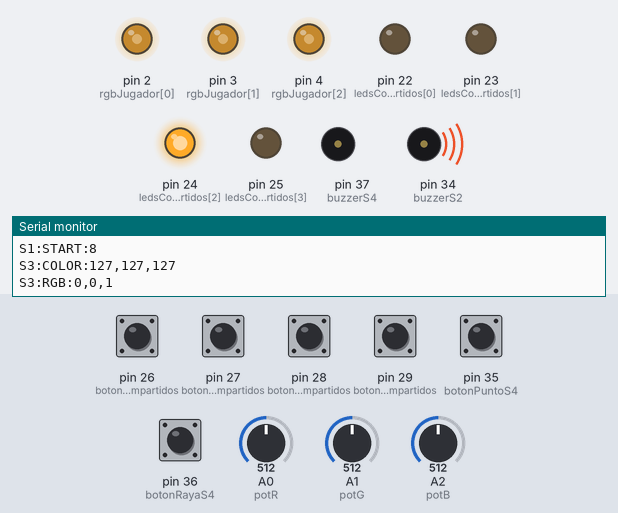
The sketch below on a simulated Arduino Mega 2560, built with avr-gcc and run on an emulated ATmega2560. On the bench: output pins drawn as LEDs (lit = HIGH), buzzer (waves = sounding, pin HIGH), the last lines printed to the serial monitor. Dashed ring = blinking. The inputs (shaded band) are chosen by the test bench; at power-on: pin 26 (botonesCompartidos), pin 27 (botonesCompartidos), pin 28 (botonesCompartidos), pin 29 (botonesCompartidos), pin 35 (botonPuntoS4), pin 36 (botonRayaS4) HIGH, A0 (potR) = 512, A1 (potG) = 512, A2 (potB) = 512. Random numbers use the default seed unless the sketch sets one; pins used as bus, display or sensor lines are not drawn.

Above: at 1.2 s.
1.3 s: pin 35 (botonPuntoS4) pulled LOW for 0.15 s
At 2.5 s:
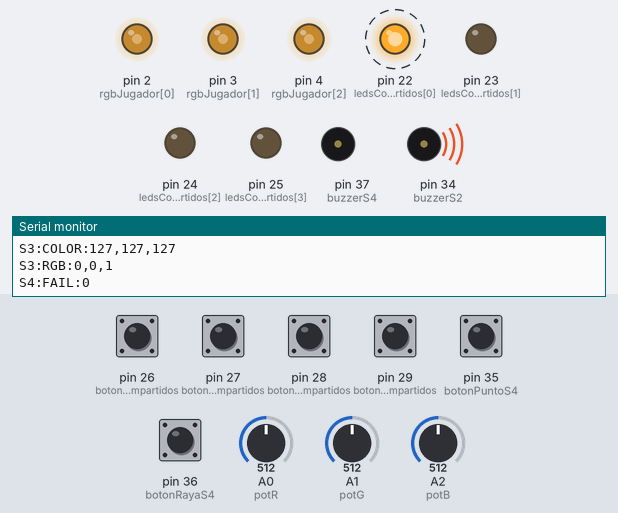
4.3 s: A0 (potR) set to 610
At 5.5 s:
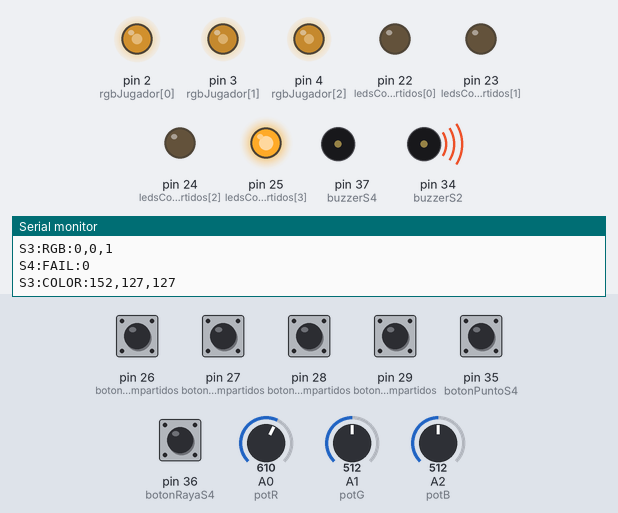
7.3 s: pin 36 (botonRayaS4) pulled LOW for 0.15 s
At 8.7 s:
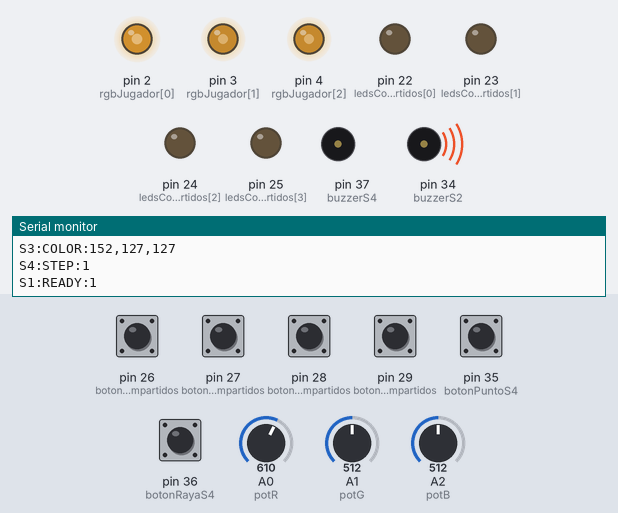
9.0 s: A1 (potG) set to 610
At 9.3 s:
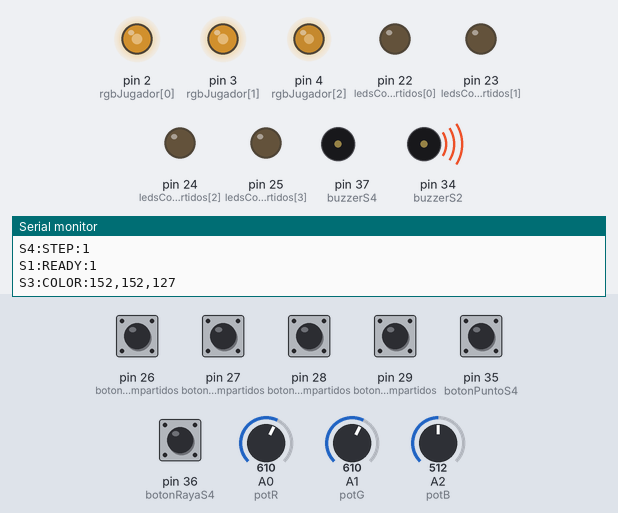
10.5 s: pin 27 (botonesCompartidos) pulled LOW for 0.15 s
At 13.0 s:
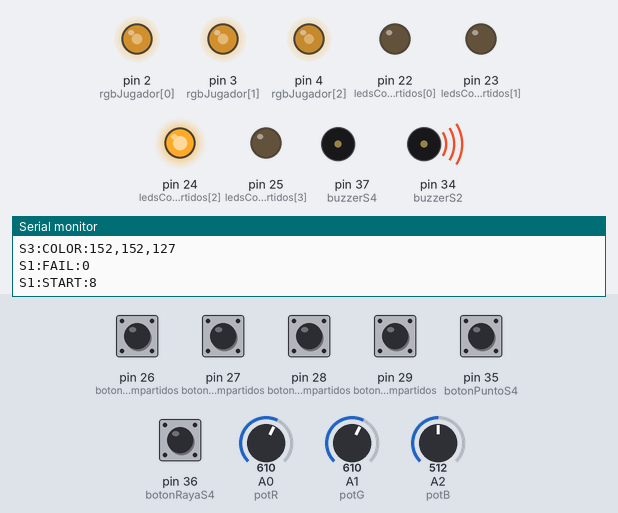
13.6 s: A2 (potB) set to 610
At 15.0 s:
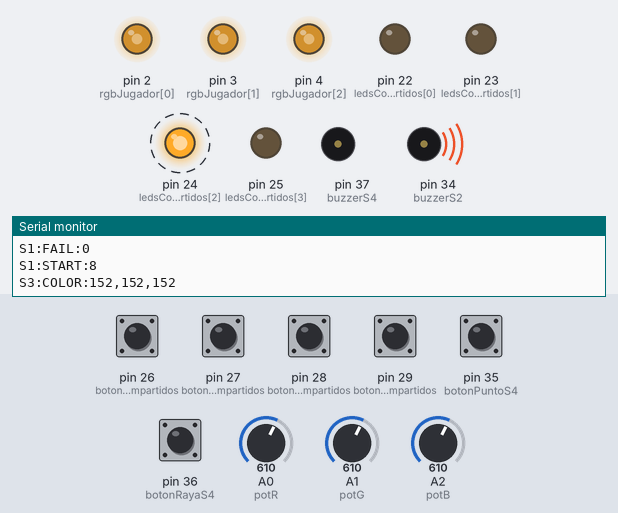
Timing chart, 0 to 17.6 s (numbered marks = the images above; inputs shaded):
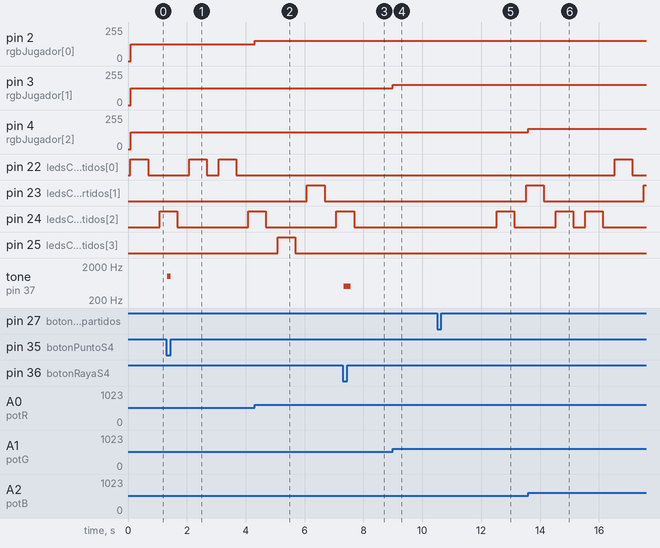

The sketch:

SIMULADOR_ARDUINO_CORREGIDO.ino
```cpp
const byte ledsCompartidos[4] = {22, 23, 24, 25};
const byte buzzerS2 = 34;
const int notasS2[4] = {262, 330, 392, 523};
const byte secuenciaS2[4] = {0, 2, 1, 3};

const byte potR = A0;
const byte potG = A1;
const byte potB = A2;
const byte rgbJugador[3] = {2, 3, 4};
const bool rgbAnodoComun = false;
const int toleranciaRGB = 30;

const byte botonPuntoS4 = 35;
const byte botonRayaS4 = 36;
const byte buzzerS4 = 37;

const char letrasMorse[] = "ABCDEFGHIJKLMNOPQRSTUVWXYZ";
const char* diccionarioMorse[26] = {
  ".-", "-...", "-.-.", "-..", ".", "..-.", "--.", "....", "..", ".---",
  "-.-", ".-..", "--", "-.", "---", ".--.", "--.-", ".-.", "...", "-",
  "..-", "...-", ".--", "-..-", "-.--", "--.."
};

struct Pulsador {
  byte pin;
  bool anterior;
  bool estable;
  unsigned long ultimoCambio;
};

// Los mismos cuatro botones sirven para Memoria y Musical.
Pulsador botonesCompartidos[4] = {
  {26, HIGH, HIGH, 0}, {27, HIGH, HIGH, 0},
  {28, HIGH, HIGH, 0}, {29, HIGH, HIGH, 0}
};

Pulsador puntoS4 = {35, HIGH, HIGH, 0};
Pulsador rayaS4 = {36, HIGH, HIGH, 0};

byte secuenciasS1[100][8];
byte numeroS1 = 0;
byte indiceLucesS1 = 0;
byte indiceRespuestaS1 = 0;
byte parpadeosS1 = 0;
unsigned long marcaS1 = 0;

enum FaseS1 {
  S1_LUZ_ENCENDIDA, S1_LUZ_APAGADA, S1_RESPONDER,
  S1_REINTENTAR, S1_PARPADEO_ENCENDIDO, S1_PARPADEO_APAGADO, S1_TERMINADO
};
FaseS1 faseS1 = S1_LUZ_ENCENDIDA;

byte indiceMelodiaS2 = 0;
byte indiceRespuestaS2 = 0;
byte notaPendienteS2 = 0;
bool respuestaCorrectaS2 = false;
unsigned long marcaS2 = 0;

enum FaseS2 {
  S2_ESPERAR_S1, S2_PREPARAR_MELODIA, S2_SONANDO_MELODIA, S2_PAUSA,
  S2_RESPONDER, S2_PREPARAR_RESPUESTA, S2_SONANDO_RESPUESTA,
  S2_REINTENTAR, S2_TERMINADO
};
FaseS2 faseS2 = S2_ESPERAR_S1;

int objetivoRGB[3] = {0, 0, 0};
int estadoAnteriorRGB = -1;
int colorAnteriorRGB[3] = {-1, -1, -1};
bool completoS3 = false;
unsigned long ultimaLecturaRGB = 0;

String palabraS4 = "";
String objetivoMorseS4 = "";
String entradaMorseS4 = "";
bool completoS4 = false;

int pinTonoActivo = -1;
unsigned long inicioTono = 0;
unsigned long duracionTono = 0;

bool pulsacion(Pulsador &boton, unsigned long ahora) {
  bool lectura = digitalRead(boton.pin);
  if (lectura != boton.anterior) boton.ultimoCambio = ahora;
  boton.anterior = lectura;

  if (lectura != boton.estable && ahora - boton.ultimoCambio >= 30) {
    boton.estable = lectura;
    return lectura == LOW;
  }
  return false;
}

bool solicitarTono(byte pin, int frecuencia, unsigned long duracion, unsigned long ahora) {
  if (pinTonoActivo != -1) return false;
  tone(pin, frecuencia);
  pinTonoActivo = pin;
  inicioTono = ahora;
  duracionTono = duracion;
  return true;
}

void actualizarTono(unsigned long ahora) {
  if (pinTonoActivo != -1 && ahora - inicioTono >= duracionTono) {
    noTone(pinTonoActivo);
    digitalWrite(pinTonoActivo, HIGH); // Reposo: modulo activo en LOW.
    pinTonoActivo = -1;
  }
}

void comenzarS1(unsigned long ahora) {
  numeroS1 = random(0, 100);
  indiceLucesS1 = 0;
  indiceRespuestaS1 = 0;
  faseS1 = S1_LUZ_ENCENDIDA;
  marcaS1 = ahora;
  digitalWrite(ledsCompartidos[secuenciasS1[numeroS1][0]], HIGH);
  Serial.println("S1:START:8");
}

void actualizarS1(unsigned long ahora, const bool eventos[4]) {
  switch (faseS1) {
    case S1_LUZ_ENCENDIDA:
      if (ahora - marcaS1 >= 600) {
        digitalWrite(ledsCompartidos[secuenciasS1[numeroS1][indiceLucesS1]], LOW);
        faseS1 = S1_LUZ_APAGADA;
        marcaS1 = ahora;
      }
      break;

    case S1_LUZ_APAGADA:
      if (ahora - marcaS1 >= 400) {
        indiceLucesS1++;
        if (indiceLucesS1 == 8) {
          faseS1 = S1_RESPONDER;
          Serial.println("S1:READY:1");
        } else {
          digitalWrite(ledsCompartidos[secuenciasS1[numeroS1][indiceLucesS1]], HIGH);
          faseS1 = S1_LUZ_ENCENDIDA;
          marcaS1 = ahora;
        }
      }
      break;

    case S1_RESPONDER:
      for (byte i = 0; i < 4; i++) {
        if (!eventos[i]) continue;
        if (i == secuenciasS1[numeroS1][indiceRespuestaS1]) {
          indiceRespuestaS1++;
          Serial.print("S1:STEP:");
          Serial.println(int(indiceRespuestaS1));
          if (indiceRespuestaS1 == 8) {
            Serial.println("S1:COMPLETE:1");
            parpadeosS1 = 0;
            for (byte j = 0; j < 4; j++) digitalWrite(ledsCompartidos[j], HIGH);
            faseS1 = S1_PARPADEO_ENCENDIDO;
            marcaS1 = ahora;
          }
        } else {
          Serial.println("S1:FAIL:0");
          faseS1 = S1_REINTENTAR;
          marcaS1 = ahora;
        }
        break;
      }
      break;

    case S1_REINTENTAR:
      if (ahora - marcaS1 >= 2000) comenzarS1(ahora);
      break;

    case S1_PARPADEO_ENCENDIDO:
      if (ahora - marcaS1 >= 300) {
        for (byte j = 0; j < 4; j++) digitalWrite(ledsCompartidos[j], LOW);
        faseS1 = S1_PARPADEO_APAGADO;
        marcaS1 = ahora;
      }
      break;

    case S1_PARPADEO_APAGADO:
      if (ahora - marcaS1 >= 200) {
        parpadeosS1++;
        if (parpadeosS1 == 3) {
          faseS1 = S1_TERMINADO;
        } else {
          for (byte j = 0; j < 4; j++) digitalWrite(ledsCompartidos[j], HIGH);
          faseS1 = S1_PARPADEO_ENCENDIDO;
          marcaS1 = ahora;
        }
      }
      break;

    case S1_TERMINADO:
      break;
  }
}

void actualizarS2(unsigned long ahora, const bool eventos[4]) {
  switch (faseS2) {
    case S2_ESPERAR_S1:
      if (faseS1 == S1_TERMINADO) {
        indiceMelodiaS2 = 0;
        indiceRespuestaS2 = 0;
        Serial.println("S2:START:4");
        faseS2 = S2_PREPARAR_MELODIA;
      }
      break;

    case S2_PREPARAR_MELODIA:
      if (solicitarTono(buzzerS2, notasS2[secuenciaS2[indiceMelodiaS2]], 350, ahora)) {
        digitalWrite(ledsCompartidos[secuenciaS2[indiceMelodiaS2]], HIGH);
        marcaS2 = ahora;
        faseS2 = S2_SONANDO_MELODIA;
      }
      break;

    case S2_SONANDO_MELODIA:
      if (ahora - marcaS2 >= 350) {
        digitalWrite(ledsCompartidos[secuenciaS2[indiceMelodiaS2]], LOW);
        marcaS2 = ahora;
        faseS2 = S2_PAUSA;
      }
      break;

    case S2_PAUSA:
      if (ahora - marcaS2 >= 200) {
        indiceMelodiaS2++;
        if (indiceMelodiaS2 == 4) {
          faseS2 = S2_RESPONDER;
          Serial.println("S2:READY:1");
        } else {
          faseS2 = S2_PREPARAR_MELODIA;
        }
      }
      break;

    case S2_RESPONDER:
      for (byte i = 0; i < 4; i++) {
        if (!eventos[i]) continue;
        notaPendienteS2 = i;
        respuestaCorrectaS2 = i == secuenciaS2[indiceRespuestaS2];
        if (respuestaCorrectaS2) {
          indiceRespuestaS2++;
          Serial.print("S2:STEP:");
          Serial.println(int(indiceRespuestaS2));
        } else {
          Serial.println("S2:FAIL:0");
        }
        faseS2 = S2_PREPARAR_RESPUESTA;
        break;
      }
      break;

    case S2_PREPARAR_RESPUESTA:
      if (solicitarTono(buzzerS2, notasS2[notaPendienteS2], 180, ahora)) {
        digitalWrite(ledsCompartidos[notaPendienteS2], HIGH);
        marcaS2 = ahora;
        faseS2 = S2_SONANDO_RESPUESTA;
      }
      break;

    case S2_SONANDO_RESPUESTA:
      if (ahora - marcaS2 >= 180) {
        digitalWrite(ledsCompartidos[notaPendienteS2], LOW);
        if (!respuestaCorrectaS2) {
          indiceRespuestaS2 = 0;
          faseS2 = S2_REINTENTAR;
          marcaS2 = ahora;
        } else if (indiceRespuestaS2 == 4) {
          faseS2 = S2_TERMINADO;
          Serial.println("S2:COMPLETE:1");
        } else {
          faseS2 = S2_RESPONDER;
        }
      }
      break;

    case S2_REINTENTAR:
      if (ahora - marcaS2 >= 600) {
        indiceMelodiaS2 = 0;
        faseS2 = S2_PREPARAR_MELODIA;
        Serial.println("S2:RETRY:1");
      }
      break;

    case S2_TERMINADO:
      break;
  }
}

void actualizarS3(unsigned long ahora) {
  if (completoS3 || ahora - ultimaLecturaRGB < 100) return;
  ultimaLecturaRGB = ahora;

  int valores[3] = {
    int(map(analogRead(potR), 0, 1023, 0, 255)),
    int(map(analogRead(potG), 0, 1023, 0, 255)),
    int(map(analogRead(potB), 0, 1023, 0, 255))
  };

  int estados[3];
  bool cambioColor = false;
  for (byte i = 0; i < 3; i++) {
    analogWrite(rgbJugador[i], rgbAnodoComun ? 255 - valores[i] : valores[i]);
    estados[i] = abs(valores[i] - objetivoRGB[i]) <= toleranciaRGB ? 1 : 0;
    if (valores[i] != colorAnteriorRGB[i]) cambioColor = true;
    colorAnteriorRGB[i] = valores[i];
  }

  // El color objetivo solo se muestra en CustomTkinter: no existe otro LED.
  if (cambioColor) {
    Serial.print("S3:COLOR:");
    Serial.print(valores[0]);
    Serial.print(",");
    Serial.print(valores[1]);
    Serial.print(",");
    Serial.println(valores[2]);
  }

  int mascara = estados[0] * 4 + estados[1] * 2 + estados[2];
  if (mascara != estadoAnteriorRGB) {
    Serial.print("S3:RGB:");
    Serial.print(estados[0]);
    Serial.print(",");
    Serial.print(estados[1]);
    Serial.print(",");
    Serial.println(estados[2]);
    estadoAnteriorRGB = mascara;
  }

  if (mascara == 7) {
    completoS3 = true;
    Serial.println("S3:COMPLETE:1");
  }
}

void registrarMorse(char simbolo) {
  if (completoS4) return;

  unsigned int posicion = entradaMorseS4.length();
  if (posicion >= objetivoMorseS4.length() || simbolo != objetivoMorseS4[posicion]) {
    entradaMorseS4 = "";
    Serial.println("S4:FAIL:0");
    return;
  }

  entradaMorseS4 += simbolo;
  Serial.print("S4:STEP:");
  Serial.println(entradaMorseS4.length());

  if (entradaMorseS4 == objetivoMorseS4) {
    completoS4 = true;
    Serial.println("S4:COMPLETE:1");
  }
}

void actualizarS4(unsigned long ahora, bool punto, bool raya) {
  if (completoS4) return;
  if (punto) {
    solicitarTono(buzzerS4, 1000, 120, ahora);
    registrarMorse('.');
  } else if (raya) {
    solicitarTono(buzzerS4, 500, 240, ahora);
    registrarMorse('-');
  }
}

void setup() {
  Serial.begin(9600);

  for (byte i = 0; i < 4; i++) {
    pinMode(ledsCompartidos[i], OUTPUT);
    pinMode(botonesCompartidos[i].pin, INPUT_PULLUP);
  }
  digitalWrite(buzzerS2, HIGH); // Preparar nivel de reposo antes de habilitar salida.
  pinMode(buzzerS2, OUTPUT);
  pinMode(botonPuntoS4, INPUT_PULLUP);
  pinMode(botonRayaS4, INPUT_PULLUP);
  digitalWrite(buzzerS4, HIGH); // Preparar nivel de reposo antes de habilitar salida.
  pinMode(buzzerS4, OUTPUT);

  for (byte i = 0; i < 3; i++) {
    pinMode(rgbJugador[i], OUTPUT);
  }

  randomSeed(analogRead(A15) + micros());

  for (byte i = 0; i < 100; i++) {
    for (byte j = 0; j < 8; j++) {
      secuenciasS1[i][j] = random(0, 4);
    }
  }

  for (byte i = 0; i < 3; i++) {
    objetivoRGB[i] = random(0, 256);
  }

  for (byte i = 0; i < 4; i++) {
    byte indice = random(0, 26);
    palabraS4 += letrasMorse[indice];
    objetivoMorseS4 += diccionarioMorse[indice];
  }

  Serial.println("S3:START:1");
  Serial.print("S3:TARGET:");
  Serial.print(objetivoRGB[0]);
  Serial.print(",");
  Serial.print(objetivoRGB[1]);
  Serial.print(",");
  Serial.println(objetivoRGB[2]);
  Serial.print("S4:TARGET:");
  Serial.println(palabraS4);
  comenzarS1(millis());
}

void loop() {
  unsigned long ahora = millis();
  actualizarTono(ahora);

  bool eventosCompartidos[4];
  for (byte i = 0; i < 4; i++) {
    eventosCompartidos[i] = pulsacion(botonesCompartidos[i], ahora);
  }
  bool eventoPunto = pulsacion(puntoS4, ahora);
  bool eventoRaya = pulsacion(rayaS4, ahora);

  // Musical permanece bloqueado hasta finalizar Memoria y su parpadeo final.
  actualizarS1(ahora, eventosCompartidos);
  actualizarS2(ahora, eventosCompartidos);
  actualizarS3(ahora);
  actualizarS4(ahora, eventoPunto, eventoRaya);
}
```

Measured:
- after the input at 1.3 s, tone on pin 37 (buzzerS4): silent → 1000 Hz at once, → silent 0.12 s later
- after the input at 4.3 s, pin 2 (rgbJugador[0]): 127/255 → 152/255 at once
- after the input at 7.3 s, tone on pin 37 (buzzerS4): silent → 500 Hz at once, → silent 0.24 s later
- after the input at 9.0 s, pin 3 (rgbJugador[1]): 127/255 → 152/255 at once
- after the input at 10.5 s, pin 23 (ledsCompartidos[1]): LOW → HIGH after 3.0 s; pin 24 (ledsCompartidos[2]): LOW → HIGH after 2.0 s, → LOW 0.60 s later
- after the input at 13.6 s, pin 4 (rgbJugador[2]): 127/255 → 152/255 at once
